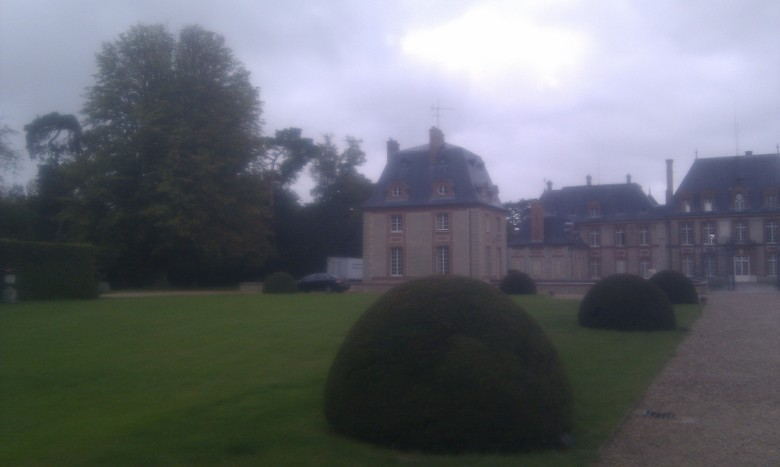
%> input picture TP1/src/breteuil_1.jpg, 780 x 467 px
$ octave --eval "result = harris(imread('../src/breteuil_1.jpg'));"   (GNU Octave 9; MATLAB toolbox functions it lacks are replaced by stand-ins)
%> lines starting %> are read from the running program, lines starting %| are printed output that depends on the picture; in (x1, y1, x2, y2) boxes, pixels count from 0 and x2, y2 are one past the last pixel; in counts of white or black regions, pixels touching at a corner belong together; the program's own positions count from 1

% Sample code for detecting Harris corners, following
% Brown et al, CVPR 2005
%        by Alyosha Efros, so probably buggy...

function [x,y,v] = harris(imrgb);
im = im2double(rgb2gray(imrgb));
g1 = fspecial('gaussian', 9,1);  % Gaussian with sigma_d
g2 = fspecial('gaussian', 11,1.5); % Gaussian with sigma_i
img1 = conv2(im,g1,'same');  % blur image with sigma_d
Ix = conv2(img1,[-1 0 1],'same');  % take x derivative
Iy = conv2(img1,[-1;0;1],'same');  % take y derivative

% Compute elements of the Harris matrix H
%%% we can use blur instead of the summing window
Ix2 = conv2(Ix.*Ix,g2,'same');
Iy2 = conv2(Iy.*Iy,g2,'same');
IxIy = conv2(Ix.*Iy,g2,'same');
R = (Ix2.*Iy2 - IxIy.*IxIy) ... % det(H)
    ./ (Ix2 + Iy2 + eps);       % trace(H) + epsilon

% don't want corners close to image border
R([1:15, end-16:end], :) = 0;
R(:,[1:15,end-16:end]) = 0;

% non-maxima supression within 3x3 windows
nonmax = inline('max(x)');
Rmax = colfilt(R,[3 3],'sliding',nonmax); % find neighbrhood max
Rnm = R.*(R == Rmax);  % supress non-max

% extract all interest points
[y,x,v] = find(Rnm);

% show 'em
imagesc(im);
colormap(gray);
hold on;
plot(x,y,'r.');
hold off;
%> in harris, `im = im2double(rgb2gray(imrgb));`:
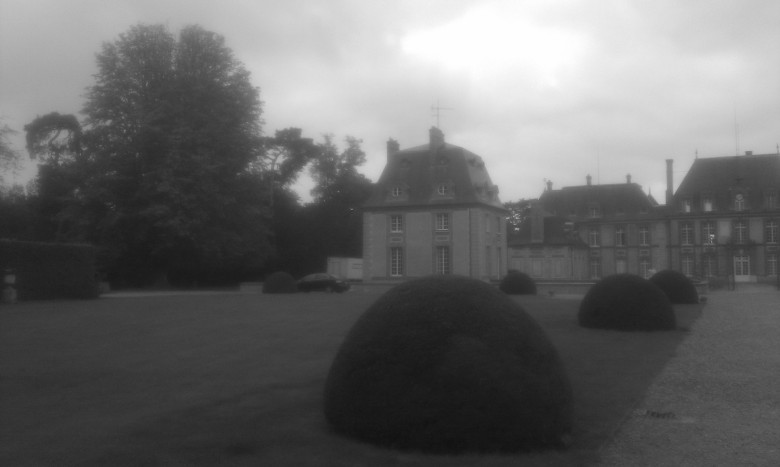
%> im: size 467x780 double; min 0.0667, max 1, mean 0.41
%> in harris, `Ix = conv2(img1,[-1 0 1],'same');`:
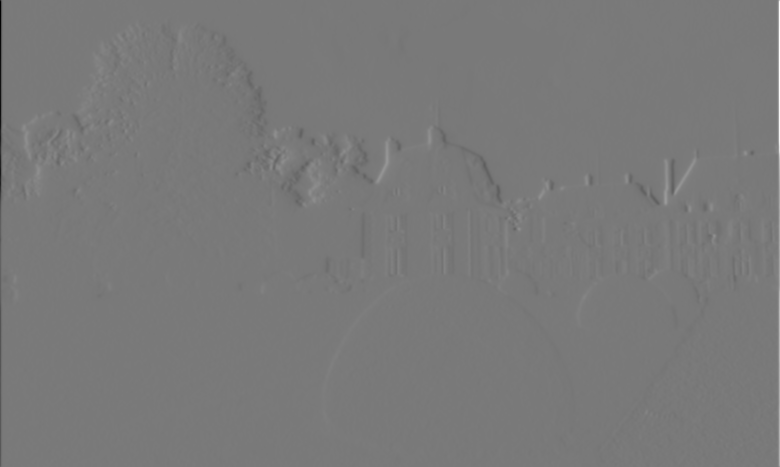
%> Ix: size 467x780 double; min -0.7, max 0.765, mean -9.54e-05; drawn with min black and max white
%> in harris, `Iy = conv2(img1,[-1;0;1],'same');`:
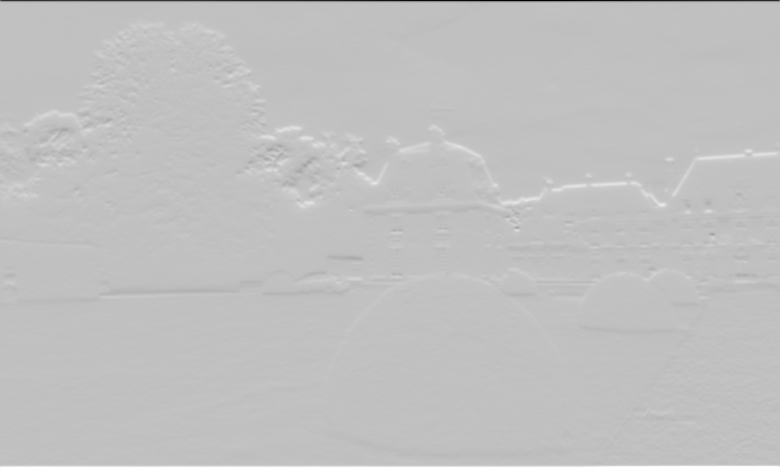
%> Iy: size 467x780 double; min -0.932, max 0.302, mean 0.000953; drawn with min black and max white
%> in harris, `Ix2 = conv2(Ix.*Ix,g2,'same');`:
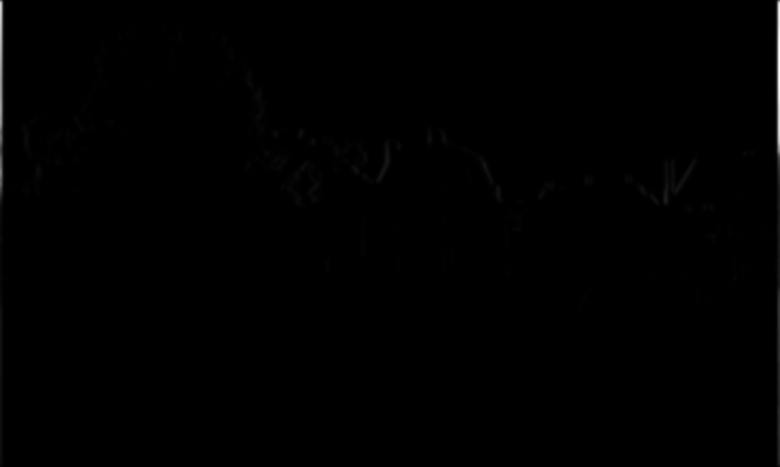
%> Ix2: size 467x780 double; min 0, max 0.169, mean 0.00051; drawn with min black and max white
%> in harris, `R([1:15, end-16:end], :) = 0;`:
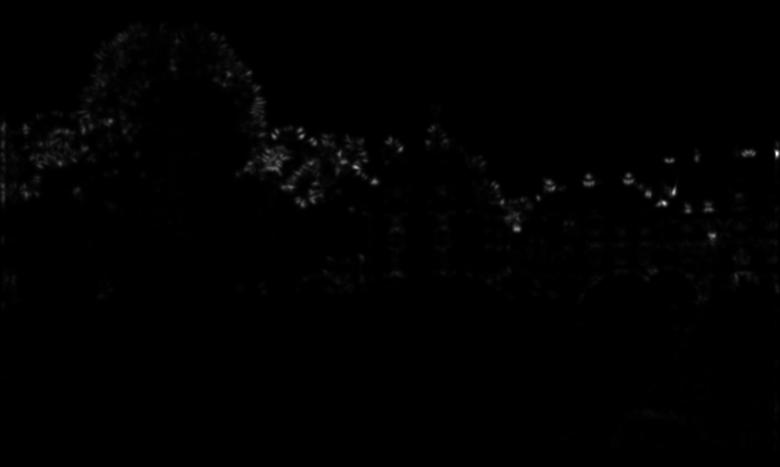
%> R: size 467x780 double; min 0, max 0.00453, mean 2.64e-05; drawn with min black and max white
%> in harris, `R(:,[1:15,end-16:end]) = 0;`: R: size 467x780 double; 3.82% of pixels changed, all inside (x1, y1, x2, y2) = (0, 15, 780, 450)
%> in harris, `[y,x,v] = find(Rnm);`: y = 5194 values from 16 to 450; x = 5194 values from 16 to 763; v = 5194 values from 1.68e-07 to 0.00357
%> `result = harris(imread('../src/breteuil_1.jpg'));`:
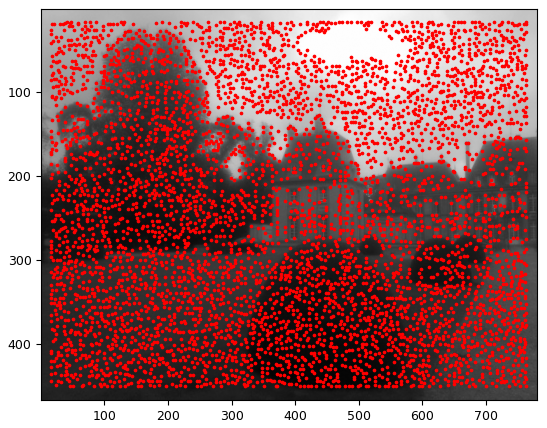
%> figure redrawn from the program's plot data
%> `result = harris(imread('../src/breteuil_1.jpg'));`: result = 5194 values from 16 to 763

$ run again, on TP1/src/breteuil_2.jpg
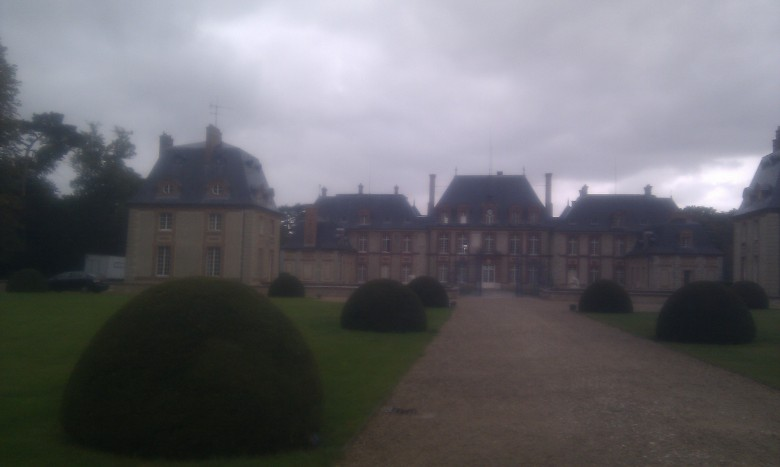
%> input picture TP1/src/breteuil_2.jpg, 780 x 467 px
%> in harris, `R([1:15, end-16:end], :) = 0;`:
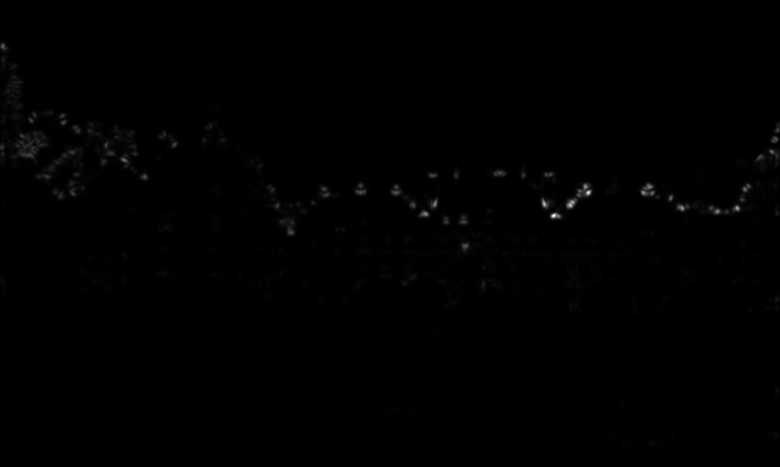
%> R: size 467x780 double; min 0, max 0.00497, mean 2e-05; drawn with min black and max white
%> y = 5295 values from 16 to 450; x = 5295 values from 16 to 763; v = 5295 values from 2.52e-07 to 0.00497
%> `result = harris(imread('../src/breteuil_1.jpg'));`:
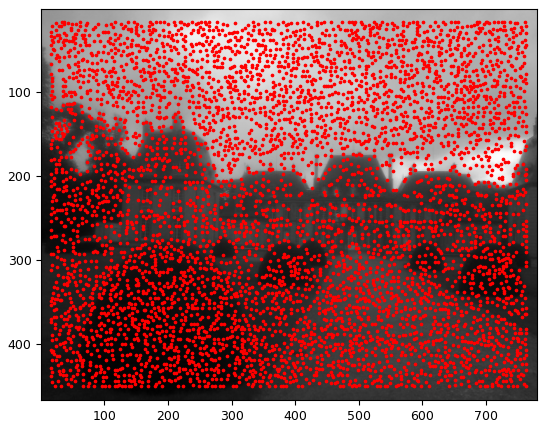
%> figure redrawn from the program's plot data
%> result = 5295 values from 16 to 763

$ run again, on TP1/src/breteuil_3.jpg
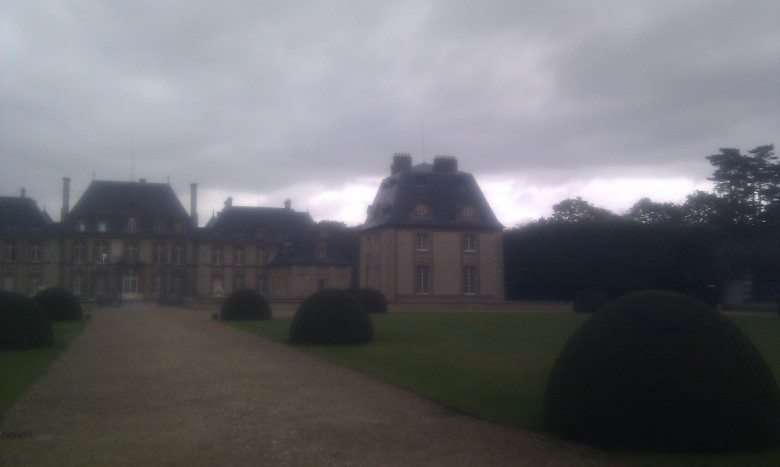
%> input picture TP1/src/breteuil_3.jpg, 780 x 467 px
%> in harris, `R([1:15, end-16:end], :) = 0;`:
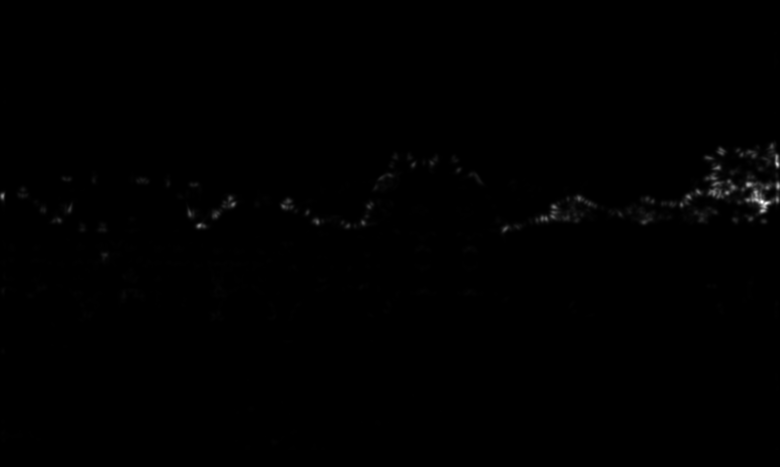
%> R: size 467x780 double; min 0, max 0.00796, mean 2.74e-05; drawn with min black and max white
%> y = 5349 values from 16 to 450; x = 5349 values from 16 to 763; v = 5349 values from 2.2e-07 to 0.00796
%> `result = harris(imread('../src/breteuil_1.jpg'));`:
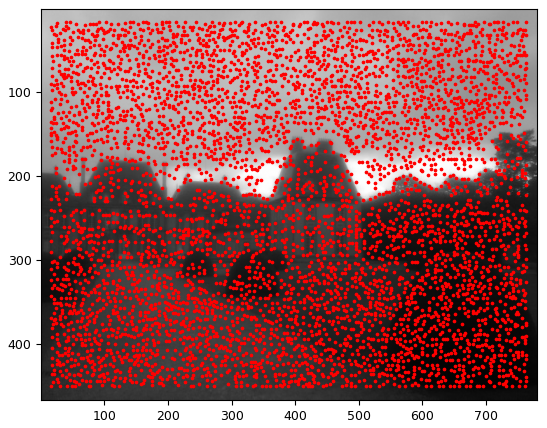
%> figure redrawn from the program's plot data
%> result = 5349 values from 16 to 763

$ run again, on TP1/src/keble_a.jpg
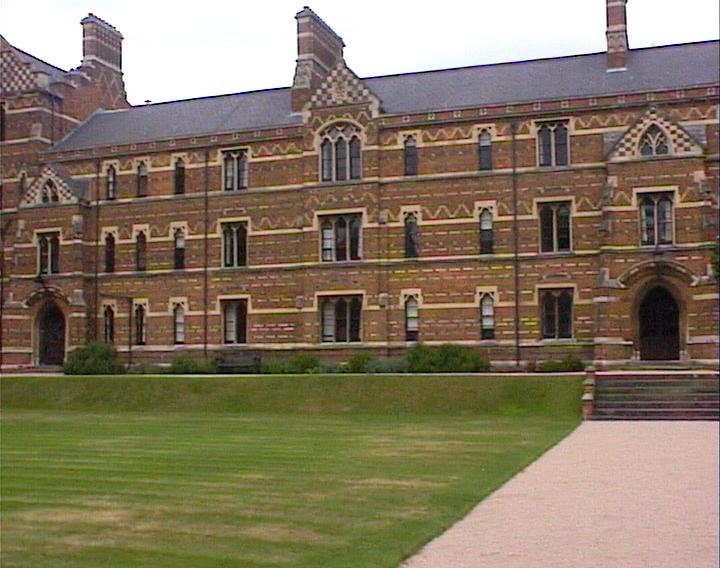
%> input picture TP1/src/keble_a.jpg, 720 x 568 px
%> in harris, `Rmax = colfilt(R,[3 3],'sliding',nonmax);`:
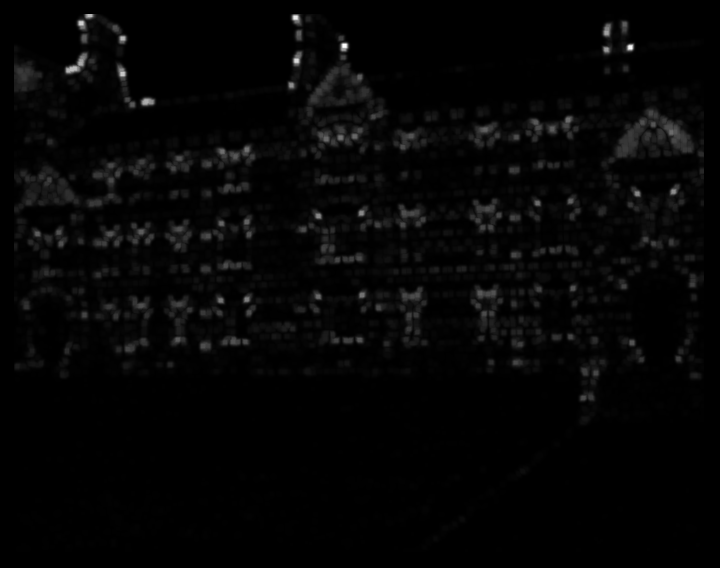
%> Rmax: size 568x720 double; min 0, max 0.027, mean 0.000601; drawn with min black and max white
%> y = 5011 values from 16 to 551; x = 5011 values from 16 to 703; v = 5011 values from 2.85e-14 to 0.027
%> `result = harris(imread('../src/breteuil_1.jpg'));`:
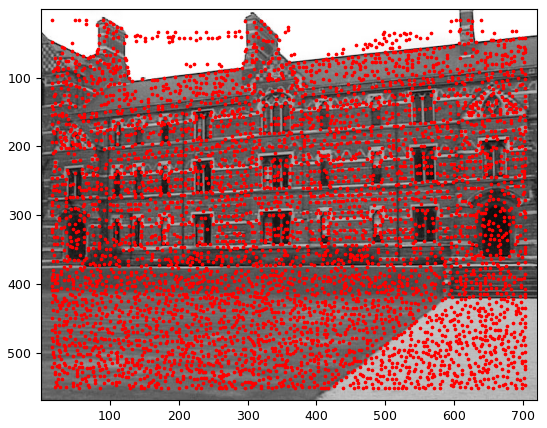
%> figure redrawn from the program's plot data
%> result = 5011 values from 16 to 703
